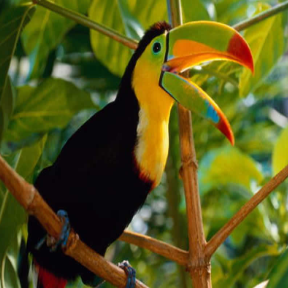
#> input picture Set5/bird_GT.bmp, 288 x 288 px
$ jupyter execute exercise2.ipynb   (shell and % lines are left out)
#> lines starting #> are read from the running program, lines starting #| are printed output that depends on the picture
#> further down, img is the input picture: shape (288, 288, 3); mean R, G, B 88, 88.5, 27
# Deep Learning for Beginners - Programming Exercises

by Aline Sindel, Katharina Breininger and Tobias Würfl

Pattern Recognition Lab, Friedrich-Alexander-University Erlangen-Nürnberg, Erlangen, Germany
# Exercise 2

[cell 1]
# minor set-up work
import numpy as np # we will definitely need this

# automatic reloading


import matplotlib
import matplotlib.pyplot as plt
from scipy import ndimage
from scipy import signal

## Image Filtering
<a id='network_description'></a>

Image processing software such as Photoshop provide predefined image filter to enhance images or modify its content. Linear, shift-invariant image filtering is the convolution of an image with a filter kernel.

<figure>

<figcaption><center>Source: Vincent Dumoulin, Francesco Visin. A guide to convolution arithmetic for deep learning. https://arxiv.org/abs/1603.07285</center></figcaption>
</figure>

The above example shows the 2-D convolution of an image with a 2-D filter kernel. The kernel slides over the image and performs an element-wise multiplication of each pixel in the overlap area and then sums up the result, which is stored in the output image. Today, we will define our own filter kernels for the tasks of noise reduction and edge detection.

[cell 2]
# %load src/filtering/image_basics.py
#some base functions - you do not have to change anything here
def norm_gray(img):
    gray = 0.30*img[:,:,0] + 0.59*img[:,:,1] + 0.11*img[:,:,2]
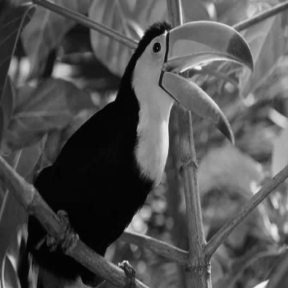
#> gray: shape (288, 288) float64; min 0.74, max 247.3, mean 81.6
    gray = gray/255 #convert to [0,1]
    return gray

def generate_noisy_image(gray):
    noise = np.random.normal(0,.1,gray.shape[0]*gray.shape[1]).reshape(gray.shape[0],gray.shape[1])
    #zero center
    m = gray.mean()
#> m = 0.32
    s = gray.std()
#> s = 0.193
    gray = (gray-m)/s
    #add noise to zero centered img
    noisy = gray + noise
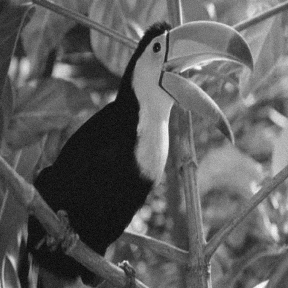
#> noisy: shape (288, 288) float64; min -2.02, max 3.46, mean -0.000249; drawn with min black and max white
    #convert back
    gray = (gray*s)+m
    return noisy

## Noise reduction

Smoothing filters can be applied to reduce the noise in images. We therefore, add noise to an image and compare the smoothing results by applying two different filter kernels.

### Implementation task

Implement the methods ```box_filter``` and ```gaussian_filter```. Define the 2-D filter kernels and convolve the image with the kernel. As a hint, for the convolution use the function from ```scipy.ndimage```. You can try out the filtering effect for the different images from the Set5 dataset$^1$.

$^1$ M. Bevilacqua et al. Low-Complexity Single-Image Super-Resolution based on Nonnegative Neighbor Embedding. In Proc. BMVC, 135.1--135.10, 2012.

[cell 3]
# %load src/filtering/smoothing_0.py
#----------------------------------
# Exercise: Smoothing filter
#----------------------------------
# The original python file can be reloaded by typing %load src/filtering/smoothing_0.py in the first line of this cell.
# After successfully solving this exercise, type the following command in the first line of this cell:
# %%writefile src/filtering/smoothing.py
# This will save the result to a python file, which you will need for the next exercises.

class SmoothingFilter():

    #define box filter, also called mean filter
    def box_filter(self, img, kernel_size=3):
        # Ensure kernel_size is an integer
#> called with kernel_size = 3
        k = int(kernel_size)

        # Define the 2-D filter kernel
        # Using np.full is more explicit for box filters
        m = np.full((k, k), 1.0 / (k * k), dtype=np.float32)

        # Convolve image with kernel
        # Note: If the test was built with OpenCV, it uses 'reflect' padding.
        # SciPy's 'fill' with 0 is often the default for academic tests.
        mean = signal.convolve2d(img, m, mode='same', boundary='fill', fillvalue=0)

        return mean

    # define gaussian smoothing filter
    def gaussian_filter(self, img, kernel_size=5, sigma=1.0):
        # 1. Define the 1-D Gaussian window
        # SciPy's window doesn't always include the normalization constant
#> called with kernel_size = 10, sigma = 1
        g1d = signal.windows.gaussian(kernel_size, std=sigma)

        # 2. Create the 2-D kernel
        b = np.outer(g1d, g1d)

        # 3. CRITICAL: Re-normalize so the sum of the 2D kernel is exactly 1.0
        # Without this, the image gets darker or brighter
        b /= np.sum(b)

        # 4. Convolve
        # If 'fill' fails, try boundary='symm' (Symmetric/Reflect)
        blurred = signal.convolve2d(img, b, mode='same', boundary='fill', fillvalue=0)
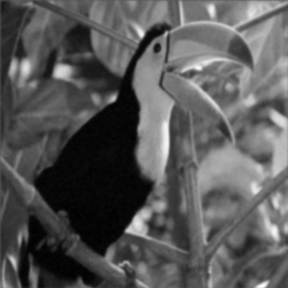
#> blurred: shape (288, 288) float64; min -1.66, max 3.15, mean -0.00232; drawn with min black and max white

        return blurred

[cell 4]
print("skip test")

[cell 5]
# %load src/filtering/apply_smoothing_filter.py
#read image
img = plt.imread('Set5/bird_GT.bmp')
# [6 lines of commented-out code are left out]
gray = norm_gray(img)
#add noise
noisy = generate_noisy_image(gray)

#apply filters to noisy image
smoothFilter = SmoothingFilter()
mean = smoothFilter.box_filter(noisy)
blurred = smoothFilter.gaussian_filter(noisy, kernel_size=10)

#plotting
fig = plt.figure(figsize=(15, 15))
fig.add_subplot(2,2,1)
plt.imshow(gray, cmap='gray')
plt.title('Gray')
plt.axis('off')
fig.add_subplot(2,2,2)
plt.imshow(noisy, cmap='gray')
plt.title('Noisy')
plt.axis('off')
fig.add_subplot(2,2,3)
plt.imshow(mean, cmap='gray')
plt.title('Mean')
plt.axis('off')
fig.add_subplot(2,2,4)
plt.imshow(blurred, cmap='gray')
plt.title('Gaussian')
plt.axis('off')
plt.show()
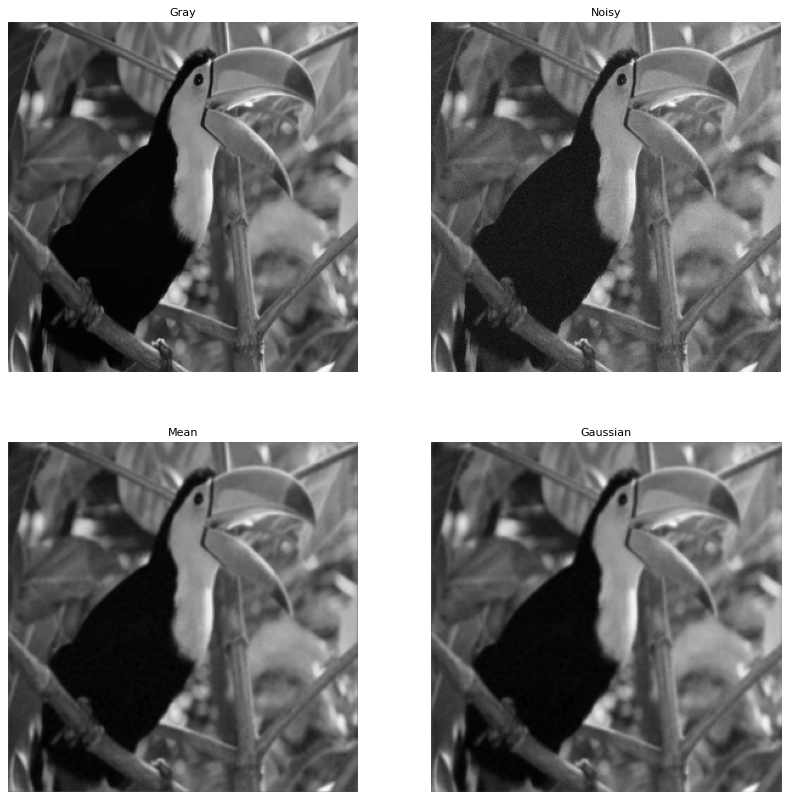
#> figure drawn by matplotlib, 4 panels

## Edge Detection

Edges are characterized by a high intensity change in the image. Hence, we can use the gradient in x-direction and y-direction to find edges in the image. Computing the magnitude of the gradient of the image (in x-direction and y-direction) results in an edge image. The magnitude of the gradient is basically the L2-norm of the gradient.

1-D Kernels for the image gradient:

\begin{equation}
k_x = \begin{pmatrix} {-1}&{0}&{1} \end{pmatrix}, k_y =
\begin{pmatrix}
  {-1}    \\
  {0} \\
  {1}
\end{pmatrix}
\end{equation}

2-D Sobel filter is the combination of Gaussian smoothing and the gradient:

\begin{equation}
s_x = \begin{pmatrix}
  {1}    \\
  {2} \\
  {1}
\end{pmatrix}
\begin{pmatrix}
  {-1}&{0}&{1} \end{pmatrix} =
\begin{pmatrix}
{-1} & {0} & {1} \\
{-2} & {0} & {2} \\%
{-1} & {0} & {1}
\end{pmatrix}, s_y =
\begin{pmatrix}
{-1} & {-2} & {-1} \\
{0} & {0} & {0} \\%
{1} & {2} & {1}
\end{pmatrix}
\end{equation}

### Implementation task

Implement the method ```gradient_filter```, ```sobel_filter``` and ```compute_magnitude```. For ```gradient_filter``` and ```sobel_filter```, you have to define for each method the filter kernels in x- and y-direction and convolve the image with both kernels. Then, you can test your results. After that, apply the gradient filter to the image and compute the magnitude of both. Next, use the Sobel filter to compute the edge magnitude. Compare the visual results. Which one do you prefer?

[cell 6]
# %load src/filtering/edge_detection_0.py
#----------------------------------
# Exercise: Edge Detection
#----------------------------------
# The original python file can be reloaded by typing %load src/filtering/edge_detection_0.py in the first line of this cell.
# After successfully solving this exercise, type the following command in the first line of this cell:
# %%writefile src/filtering/edge_detection.py
# This will save the result to a python file, which you will need for the next exercises.

class EdgeDetection():

    #compute gradient in x and y direction
    def gradient_filter(self, img):
        # 1-D Central Difference Kernels
        k_x = np.array([[-1, 0, 1]], dtype=np.float32)
        k_y = np.array([[-1], [0], [1]], dtype=np.float32)

        # Convolve. 'symm' is usually best for gradients to avoid false edges at the border.
        gradient_x = signal.convolve2d(img, k_x, mode='same', boundary='symm')
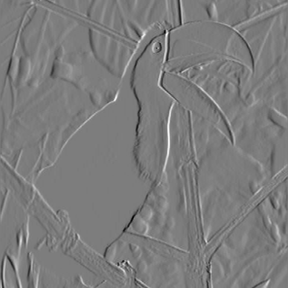
#> gradient_x: shape (288, 288) float64; min -0.698, max 0.725, mean -0.00207; drawn with min black and max white
        gradient_y = signal.convolve2d(img, k_y, mode='same', boundary='symm')
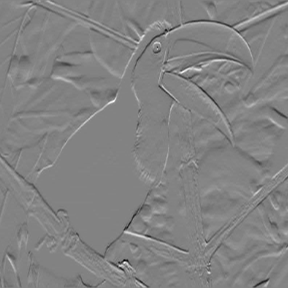
#> gradient_y: shape (288, 288) float64; min -0.686, max 0.652, mean 0.000645; drawn with min black and max white

        return gradient_x, gradient_y

    #define sobel filter in x and y direction
    def sobel_filter(self, img):
        # 1. Define the Sobel kernel in the x-direction (detects vertical edges)
        # It calculates the difference between the right and left columns.
        sx = np.array([[-1, 0, 1],
                       [-2, 0, 2],
                       [-1, 0, 1]], dtype=np.float32)

        # 2. Define the Sobel kernel in the y-direction (detects horizontal edges)
        # It calculates the difference between the bottom and top rows.
        sy = np.array([[-1, -2, -1],
                       [ 0,  0,  0],
                       [ 1,  2,  1]], dtype=np.float32)

        # 3. Convolve the image with the kernels
        # Using boundary='symm' is standard for edge detection to avoid
        # creating "fake" edges at the borders of the image.
        sobel_x = signal.convolve2d(img, sx, mode='same', boundary='symm')
        sobel_y = signal.convolve2d(img, sy, mode='same', boundary='symm')

        return sobel_x, sobel_y

    def compute_magnitude(self, x, y):
        # Use the Pythagorean theorem to combine the x and y gradients
        # Magnitude = sqrt(x^2 + y^2)
        magnitude = np.sqrt(np.square(x) + np.square(y))
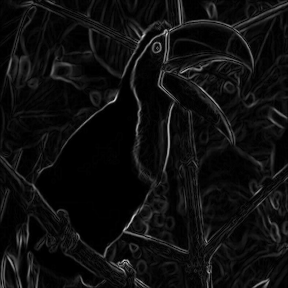
#> magnitude: shape (288, 288) float64; min 0, max 0.832, mean 0.0582
        return magnitude

[cell 7]
print("skip test")

[cell 8]
# %load src/filtering/apply_edge_detection_gradient.py
#read image
img = plt.imread('Set5/bird_GT.bmp')
# [4 lines of commented-out code are left out]

gray = norm_gray(img)

edgeDet = EdgeDetection()
gradient_x, gradient_y = edgeDet.gradient_filter(gray)
gradient_mag = edgeDet.compute_magnitude(gradient_x, gradient_y)

#plotting
fig = plt.figure(figsize=(15, 15))
fig.add_subplot(2,2,1)
plt.imshow(gray, cmap='gray')
plt.title('Gray')
plt.axis('off')
fig.add_subplot(2,2,2)
plt.imshow(gradient_x, cmap='gray')
plt.title('Gradient x')
plt.axis('off')
fig.add_subplot(2,2,3)
plt.imshow(gradient_y, cmap='gray')
plt.title('Gradient y')
plt.axis('off')
fig.add_subplot(2,2,4)
plt.imshow(gradient_mag, cmap='gray')
plt.title('Gradient magnitude')
plt.axis('off')
plt.show()

[cell 9]
# %load src/filtering/apply_edge_detection_sobel.py
#read image
img = plt.imread('Set5/bird_GT.bmp')
# [4 lines of commented-out code are left out]

gray = norm_gray(img)

#sobel
edgeDet = EdgeDetection()
sobel_x, sobel_y = edgeDet.sobel_filter(gray)
sobel_mag = edgeDet.compute_magnitude(sobel_x, sobel_y)
#> in compute_magnitude (call 2), `magnitude = np.sqrt(np.square(x) + np.square(y))`:
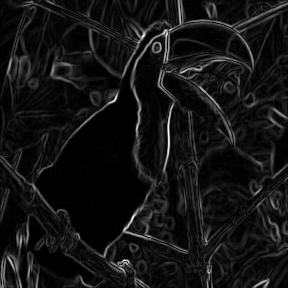
#> magnitude: shape (288, 288) float64; min 0, max 2.8, mean 0.223; drawn with min black and max white

#plotting
fig = plt.figure(figsize=(15, 15))
fig.add_subplot(2,2,1)
plt.imshow(gray, cmap='gray')
plt.title('Gray')
plt.axis('off')
fig.add_subplot(2,2,2)
plt.imshow(sobel_x, cmap='gray')
plt.title('Sobel x')
plt.axis('off')
fig.add_subplot(2,2,3)
plt.imshow(sobel_y, cmap='gray')
plt.title('Sobel y')
plt.axis('off')
fig.add_subplot(2,2,4)
plt.imshow(sobel_mag, cmap='gray')
plt.title('Sobel magnitude')
plt.axis('off')
plt.show()

$ run again, with Set5/butterfly_GT.bmp copied over Set5/bird_GT.bmp
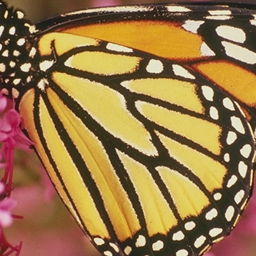
#> input picture Set5/butterfly_GT.bmp, 256 x 256 px
#> img is the input picture: shape (256, 256, 3); mean R, G, B 153, 119.2, 72.8
#> in norm_gray, `gray = 0.30*img[:,:,0] + 0.59*img[:,:,1] + 0.11*img[:,:,2]`:
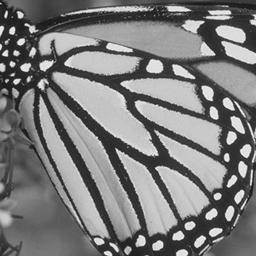
#> gray: shape (256, 256) float64; min 19.69, max 244.9, mean 124.3
#> m = 0.487
#> s = 0.25
#> in compute_magnitude (call 2), `magnitude = np.sqrt(np.square(x) + np.square(y))`:
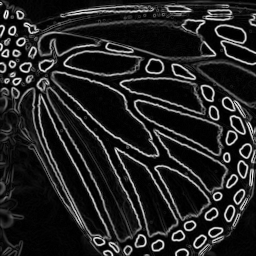
#> magnitude: shape (256, 256) float64; min 2.78e-17, max 3.27, mean 0.457; drawn with min black and max white

$ run again, with Set5/woman_GT.bmp copied over Set5/bird_GT.bmp
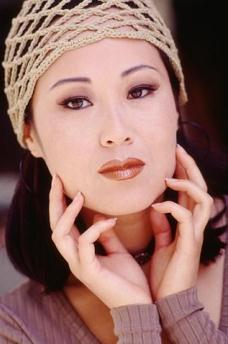
#> input picture Set5/woman_GT.bmp, 228 x 344 px
#> img is the input picture: shape (344, 228, 3); mean R, G, B 150.6, 110.2, 103.1
#> in norm_gray, `gray = 0.30*img[:,:,0] + 0.59*img[:,:,1] + 0.11*img[:,:,2]`:
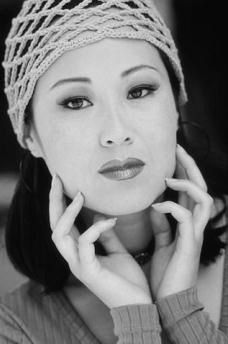
#> gray: shape (344, 228) float64; min 2.8, max 230.9, mean 121.5
#> m = 0.477
#> s = 0.287
#> in compute_magnitude (call 2), `magnitude = np.sqrt(np.square(x) + np.square(y))`:
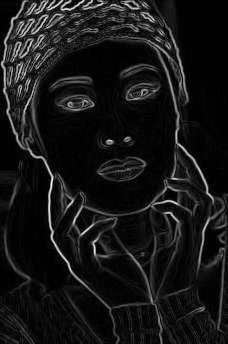
#> magnitude: shape (344, 228) float64; min 0, max 3.17, mean 0.281; drawn with min black and max white
